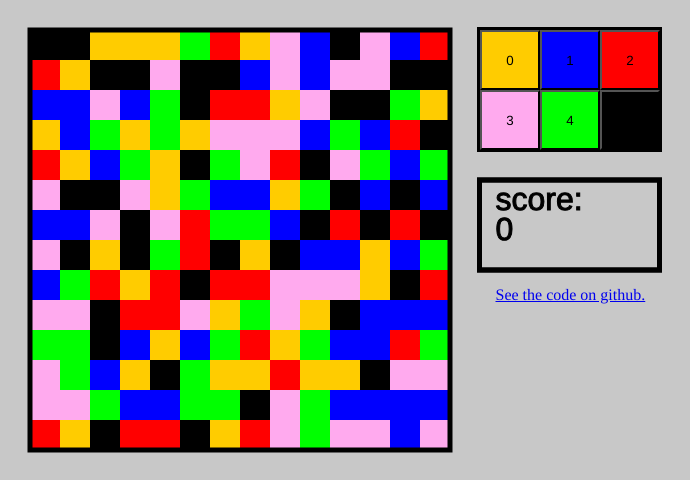
Frame 1 (no input)
Frame 60 (no input): identical to frame 1, image omitted
Frame 120 (the mouse pressed at the canvas centre since frame 60): identical to frame 1, image omitted

The p5.js sketch that drew this single still picture (run headless with seeded random() and noise() and a simulated clock; from frame 60 on, the mouse is pressed at the canvas centre):

// p5.js sketch
// ── sketch.js
var rows = 14;
var columns = 14;
var cellSize = 30;
var fr = 30;
var width;
var height;
var board;
var colours = [[255, 204, 0], [0, 0, 255], [255, 0, 0], [255, 170, 238], [0, 255, 0], [0, 0, 0]];
var buttons;
var colorChangeCount;
var win;
var winAlert;


function setup() {
	win = false;
	winAlert = false;
	colorChangeCount = 0;
	boardWidth = (columns+2)*cellSize;
	boardHeight = (rows+2)*cellSize;
	controllerWidth = (3*2+2)*cellSize;
	controllerHeight = (2*2+2)*cellSize;
	createCanvas(boardWidth+controllerWidth-cellSize,Math.max(boardHeight, controllerHeight));
	frameRate(fr);
	board = new Array(rows);
	for (let y = 0; y < rows; y++) {
		board[y] = new Array(columns);
		for (let x = 0; x < columns; x++) {
			board[y][x] = Math.floor(Math.random()*6);
		}
	}
	buttons = new Array(6);
	for (let y = 0; y < 2; y++) {
		for (let x = 0; x < 3; x++)
		{
			buttons[x+y*3] = createButton(x+y*3);
			buttons[x+y*3].position((x*2+1)*cellSize+boardWidth-cellSize,(y*2+1)*cellSize);
			buttons[x+y*3].size(cellSize*2, cellSize*2);
			buttons[x+y*3].style('background-color', color(colours[x+y*3]));
		}
	}
	buttons[0].mousePressed(updateBoard0);
	buttons[1].mousePressed(updateBoard1);
	buttons[2].mousePressed(updateBoard2);
	buttons[3].mousePressed(updateBoard3);
	buttons[4].mousePressed(updateBoard4);
	buttons[5].mousePressed(updateBoard5);

	//add github link
	strokeWeight(1);
	linktext = createP('<a href="https://github.com/Hoppingmad9/dench" target="_blank">See the code on github.</a>');
	linktext.position(1.5*cellSize+boardWidth-cellSize+0.5,9*cellSize);
	linktext.size(cellSize*6, cellSize*2);
}

function draw() {
	background(200);
	//draw board
	strokeWeight(0);
	for (let y = 0; y < rows; y++) {
		for (let x = 0; x < columns; x++) {
			fill(colours[board[y][x]]);
			rect((x+1)*cellSize,(y+1)*cellSize,cellSize,cellSize);
		}
	}

	//add board border
	noFill();
	strokeWeight(5);
	stroke(0);
	rect(cellSize,cellSize,columns*cellSize,rows*cellSize);

	//add controller border
	noFill();
	strokeWeight(5);
	stroke(0);
	rect((0*2+1)*cellSize+boardWidth-cellSize-0.5,(0*2+1)*cellSize-0.5,3*cellSize*2, 2*cellSize*2)

	//add score
	fill(0);
	strokeWeight(1);
	textSize(32);
	text('score:', 1.5*cellSize+boardWidth-cellSize+0.5, 7*cellSize);
	text(colorChangeCount, 1.5*cellSize+boardWidth-cellSize+0.5, 8*cellSize);

	//add score border
	noFill();
	strokeWeight(5);
	stroke(0);
	rect((0*2+1)*cellSize+boardWidth-cellSize-0.5, 6*cellSize, 6*cellSize, 3*cellSize)

	//add score border
	noFill();
	strokeWeight(5);
	stroke(0);
	rect((0*2+1)*cellSize+boardWidth-cellSize-0.5, 6*cellSize, 6*cellSize, 3*cellSize)



	if (winAlert) {
		window.alert("You win with a score of "+colorChangeCount+"!");
		winAlert = false;
	}

	if (win) {
		win = false;
		winAlert = true;
	}
}

function updateBoard(newColor) {
	let y = 0;
	let x = 0;
	let newBoard = board;
	let oldColor = board[y][x];
	newBoard[y][x] = newColor;
	if (newColor != oldColor) {
		colorChangeCount++;
		changeColor(y, x, oldColor, newColor, newBoard);
	}
	board = newBoard;
	if (checkWin()) {
		win = true;
	}
}

function changeColor(y, x, oldColor, newColor, newBoard) {

	newBoard[y][x] = newColor;
	if (y != 0) {
		if (newBoard[y-1][x] == oldColor) {
			changeColor(y-1, x, oldColor, newColor, newBoard);
		}
	}
	if (y != rows-1) {
		if (newBoard[y+1][x] == oldColor) {
			changeColor(y+1, x, oldColor, newColor, newBoard);
		}
	}
	if (x != 0) {
		if (newBoard[y][x-1] == oldColor) {
			changeColor(y, x-1, oldColor, newColor, newBoard);
		}
	}
	if (x != columns-1) {
		if (newBoard[y][x+1] == oldColor) {
			changeColor(y, x+1, oldColor, newColor, newBoard);
		}
	}
}

function checkWin() {
	currColor = board[0][0];
	for (let y = 0; y < rows; y++){
		for (let x = 0; x < columns; x++) {
			if (board[y][x] != currColor) {
				return false;
			}
		}
	}
	return true;
}

function updateBoard0() {updateBoard(0);}
function updateBoard1() {updateBoard(1);}
function updateBoard2() {updateBoard(2);}
function updateBoard3() {updateBoard(3);}
function updateBoard4() {updateBoard(4);}
function updateBoard5() {updateBoard(5);}
